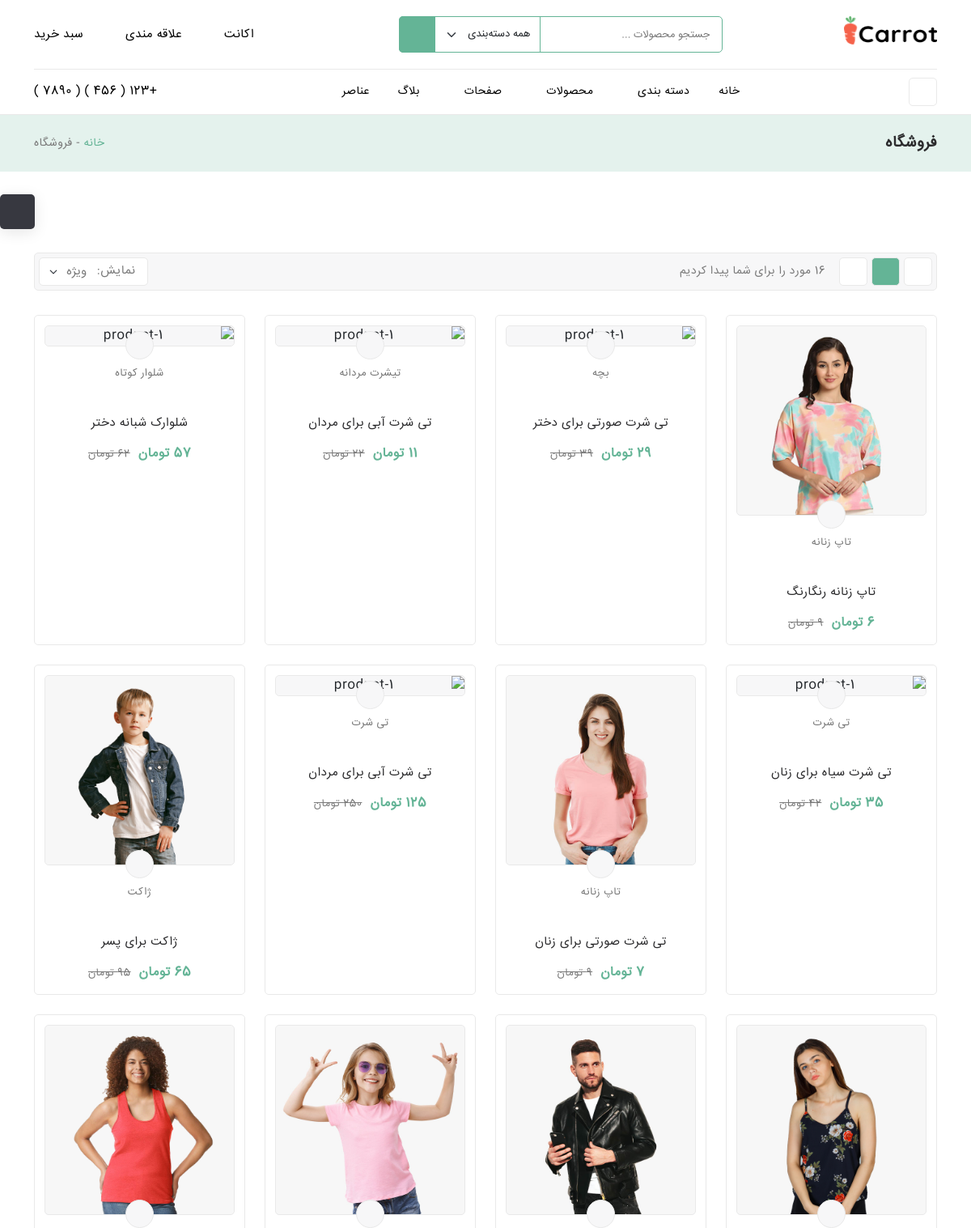
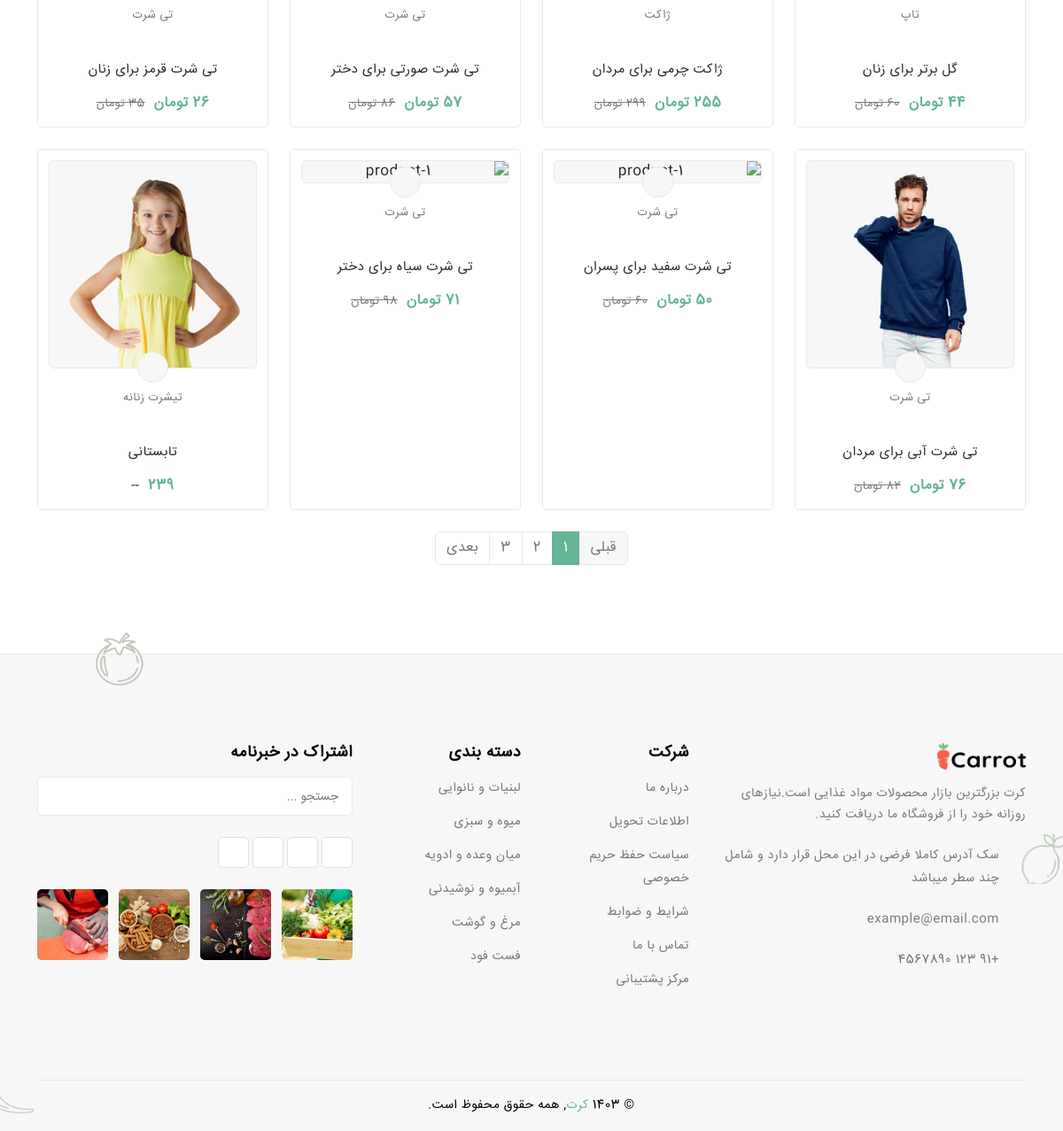
The page /php_project/php_project/shop-full-width.php on the database its author committed (2 pictures, top to bottom).
### tables this page shows
CREATE TABLE IF NOT EXISTS `products` (
  `id` int NOT NULL AUTO_INCREMENT,
  `image_1` text NOT NULL,
  `image_2` text NOT NULL,
  `flag` text NOT NULL,
  `info` text NOT NULL,
  `new_price` varchar(300) NOT NULL,
  `old_price` varchar(300) NOT NULL,
  `title` text NOT NULL,
  `star_filled` int NOT NULL,
  `flag_mode` varchar(100) NOT NULL,
  `section` int NOT NULL,
  `category` int NOT NULL,
  `count` int NOT NULL,
  `size` varchar(10) NOT NULL,
  PRIMARY KEY (`id`),
  UNIQUE KEY `id` (`id`)
);

### php_project/php_project/shop-full-width.php (the view, shortened to what the rows shown need)
<!DOCTYPE html>
<html lang="fa" dir="rtl">
<head>
    <link rel="stylesheet" href="assets/css/vendor/materialdesignicons.min.css">
    <link rel="stylesheet" href="assets/css/vendor/remixicon.css">
    <link rel="stylesheet" href="assets/css/vendor/animate.css">
    <link rel="stylesheet" href="assets/css/vendor/bootstrap.min.css">
    <link rel="stylesheet" href="assets/css/vendor/aos.min.css">
    <link rel="stylesheet" href="assets/css/vendor/range-slider.css">
    <link rel="stylesheet" href="assets/css/vendor/swiper-bundle.min.css">
    <link rel="stylesheet" href="assets/css/vendor/jquery.slick.css">
    <link rel="stylesheet" href="assets/css/vendor/slick-theme.css">
    <link rel="stylesheet" href="assets/css/style.css">
</head>
<body class="body-bg-6">
    <section class="section-breadcrumb">
        <div class="cr-breadcrumb-image">
            <div class="container">
                <div class="row">
                    <div class="col-lg-12">
                        <div class="cr-breadcrumb-title">
                            <h2>فروشگاه</h2>
                        </div>
                    </div>
                </div>
            </div>
        </div>
    </section>
    <section class="section-shop padding-tb-100">
        <div class="container">
            <div class="row">
                <div class="col-12" data-aos="fade-up" data-aos-duration="2000" data-aos-delay="600">
                                    <span><?php $items=products::getAll();
                                    ?></span>
                    <div class="row col-50 mb-minus-24">
                        <?php
                        $products=products::getAll();
                        foreach($products as $product):
                        ?>
                        <div class="col-lg-3 col-6 cr-product-box mb-24">
                            <div class="cr-product-card">
                                <div class="cr-product-image">
                                    <div class="cr-image-inner zoom-image-hover">
                                        <img src="<?=$product->image_1 ?>" alt="product-1">
                                    </div>
                                    <a class="cr-shopping-bag" href="javascript:void(0)">
                                        <i class="ri-shopping-bag-line"></i>
                                    </a>
                                </div>
                                <div class="cr-product-details">
                                    <div class="cr-brand">
                                        <a href="product-full-width.php?id=<?=$product->id?>""> <?=$product->info?> </a>
                                        <div class="cr-star">
                                            <?php
                                            $stars_fill=$product->star_filled;
                                            for ($i=1;$i<=$stars_fill;$i++):?>
                                                <i class="ri-star-smile-fill"></i>
                                            <?php endfor;
                                            $stars_unfilled=5-$stars_fill;
                                            if ($stars_unfilled!=0){
                                                for ($i=1;$i<=$stars_unfilled;$i++):?>
                                                    <i class="ri-star-line"></i>
                                                <?php endfor; }?>
                                        </div>
                                    </div>
                                    <a href="product-full-width.php?id=<?=$product->id?>" class="title"><?= $product->title ?></a>
                                    <p class="cr-price">
                                        <span class="new-price"><?=$product->new_price?></span>
                                        <span class="old-price"><?=$product->old_price?></span>
                                    </p>
                                </div>
                            </div>
                        </div>
                        <?php endforeach; ?>
                    </div>
                </div>
            </div>
        </div>
    </section>
</body>
</html>

### rows shown on the page
products: image_1 (picture), info "تاپ زنانه", star_filled 5 (drawn), title "تاپ زنانه رنگارنگ", new_price "6 تومان", old_price "9 تومان"
products: info "بچه", star_filled 3 (drawn), title "تی شرت صورتی برای دختر", new_price "29 تومان", old_price "39 تومان"
products: info "تیشرت مردانه", star_filled 4 (drawn), title "تی شرت آبی برای مردان", new_price "11 تومان", old_price "22 تومان"
products: info "شلوار کوتاه", star_filled 5 (drawn), title "شلوارک شبانه دختر", new_price "57 تومان", old_price "62 تومان"
products: info "تی شرت", star_filled 5 (drawn), title "تی شرت سیاه برای زنان", new_price "35 تومان", old_price "42 تومان"
products: image_1 (picture), info "تاپ زنانه", star_filled 5 (drawn), title "تی شرت صورتی برای زنان", new_price "7 تومان", old_price "9 تومان"
products: info "تی شرت", star_filled 4 (drawn), title "تی شرت آبی برای مردان", new_price "125 تومان", old_price "250 تومان"
products: image_1 (picture), info "ژاکت", star_filled 3 (drawn), title "ژاکت برای پسر", new_price "65 تومان", old_price "95 تومان"
products: image_1 (picture), info "تاپ", star_filled 5 (drawn), title "گل برتر برای زنان", new_price "44 تومان", old_price "60 تومان"
products: image_1 (picture), info "ژاکت", star_filled 5 (drawn), title "ژاکت چرمی برای مردان", new_price "255 تومان", old_price "299 تومان"
products: image_1 (picture), info "تی شرت", star_filled 5 (drawn), title "تی شرت صورتی برای دختر", new_price "57 تومان", old_price "86 تومان"
products: image_1 (picture), info "تی شرت", star_filled 4 (drawn), title "تی شرت قرمز برای زنان", new_price "26 تومان", old_price "35 تومان"
products: image_1 (picture), info "تی شرت", star_filled 4 (drawn), title "تی شرت آبی برای مردان", new_price "76 تومان", old_price "82 تومان"
products: info "تی شرت", star_filled 4 (drawn), title "تی شرت سفید برای پسران", new_price "50 تومان", old_price "60 تومان"
products: info "تی شرت", star_filled 5 (drawn), title "تی شرت سیاه برای دختر", new_price "71 تومان", old_price "98 تومان"
products: image_1 (picture), info "تیشرت زنانه", star_filled 0 (drawn), title "تابستانی", new_price "239", old_price "--"
